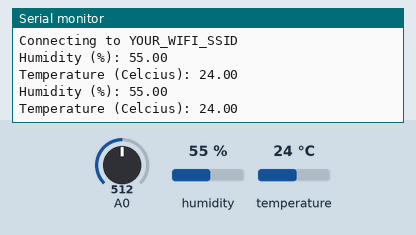
A sketch run on a simulated ESP8266 (NodeMCU). Shown: the last lines printed to the serial monitor. Inputs (shaded band) come from the test bench; at power-on: humidity 55 %, temperature 24 °C, A0 = 512. WiFi joins after 1.5 s; servers stay silent unless stated.

Above: at 2.7 s.
2.8 s: humidity set to 22 %
At 5.1 s:
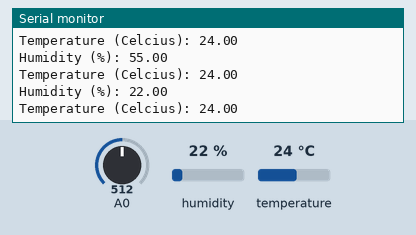
5.4 s: temperature set to 12 °C
At 6.2 s:
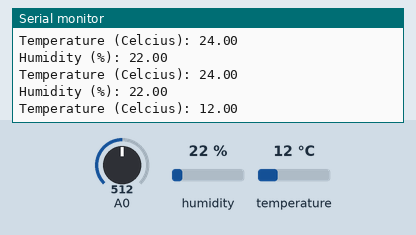
8.0 s: humidity set to 40 %
At 10.8 s:
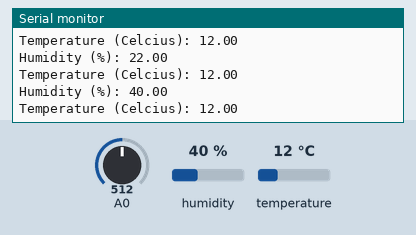
Timing chart, 0 to 12.3 s (numbered marks = the images above; inputs shaded):
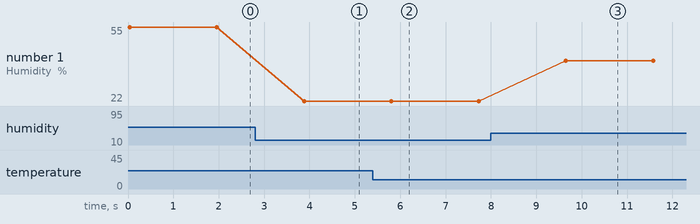

Measured:
- after the input at 2.8 s, the serial monitor: prints a new line after 1.1 s (image 1)
- after the input at 5.4 s, the serial monitor: prints a new line after 0.41 s (image 2)
- after the input at 8.0 s, the serial monitor: prints a new line after 1.7 s (image 3)
- plotted number 1: 55 → 22 after the input at 2.8 s, 22 → 40 after the input at 8.0 s

The sketch:

Arduino-Thingspeak.ino
```cpp
#include <ESP8266WiFi.h>
#include "ThingSpeak.h"
#include <dht11.h>

const char* ssid = "YOUR_WIFI_SSID";
const char* password = "YOUR_WIFI_PASSWORD";

unsigned long CHANNEL_ID = 1279502; // YOUR CHANNEL ID
const char* CHANNEL_API_KEY = "C59SHAAEIM8503XT"; //YOUR CHANNEL WRITE API KEY

int status = WL_IDLE_STATUS;
WiFiClient  client;

int MQ135_VALUE; // variable to save analog reading

#define DHT11PIN 13 // On NodeMCU D7 pin, on Arduino IDE 13.

dht11 DHT11;

#define TEMPERATURE_FIELD 1
#define HUMIDITY_FIELD 2
#define MQ135_FIELD 3


void setup() {
  Serial.begin(115200);
  delay(10);

  // Connect to WiFi network
  Serial.println();
  Serial.println();
  Serial.print("Connecting to ");
  Serial.println(ssid);

  WiFi.begin(ssid, password);

  ThingSpeak.begin(client);

}

void loop() {
   int chk = DHT11.read(DHT11PIN);

  float TEMPERATURE = (float)DHT11.temperature;
  float HUMIDITY = (float)DHT11.humidity;
  MQ135_VALUE = analogRead(A0);

  Serial.print("Humidity (%): ");
  Serial.println((float)DHT11.humidity, 2);

  Serial.print("Temperature (Celcius): ");
  Serial.println((float)DHT11.temperature, 2);
  ThingSpeak.writeField(CHANNEL_ID, 1, TEMPERATURE, CHANNEL_API_KEY);
  delay(250);
  ThingSpeak.writeField(CHANNEL_ID, 2, HUMIDITY, CHANNEL_API_KEY);
  delay(250);
  ThingSpeak.writeField(CHANNEL_ID, 3, MQ135_VALUE, CHANNEL_API_KEY);
   delay(500);
}
```
